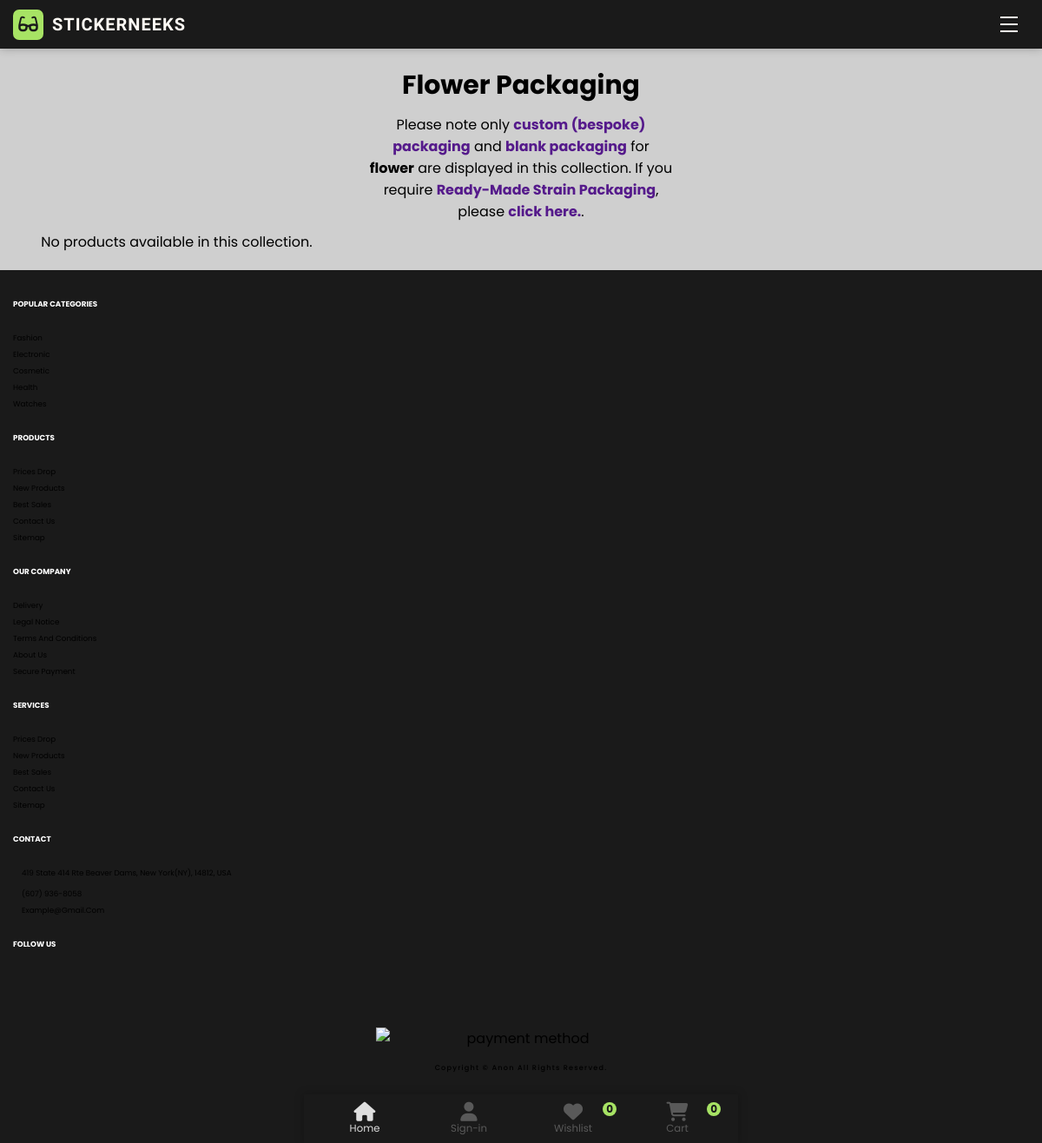
The page /collections/flower-packaging/ on the database as committed earlier.
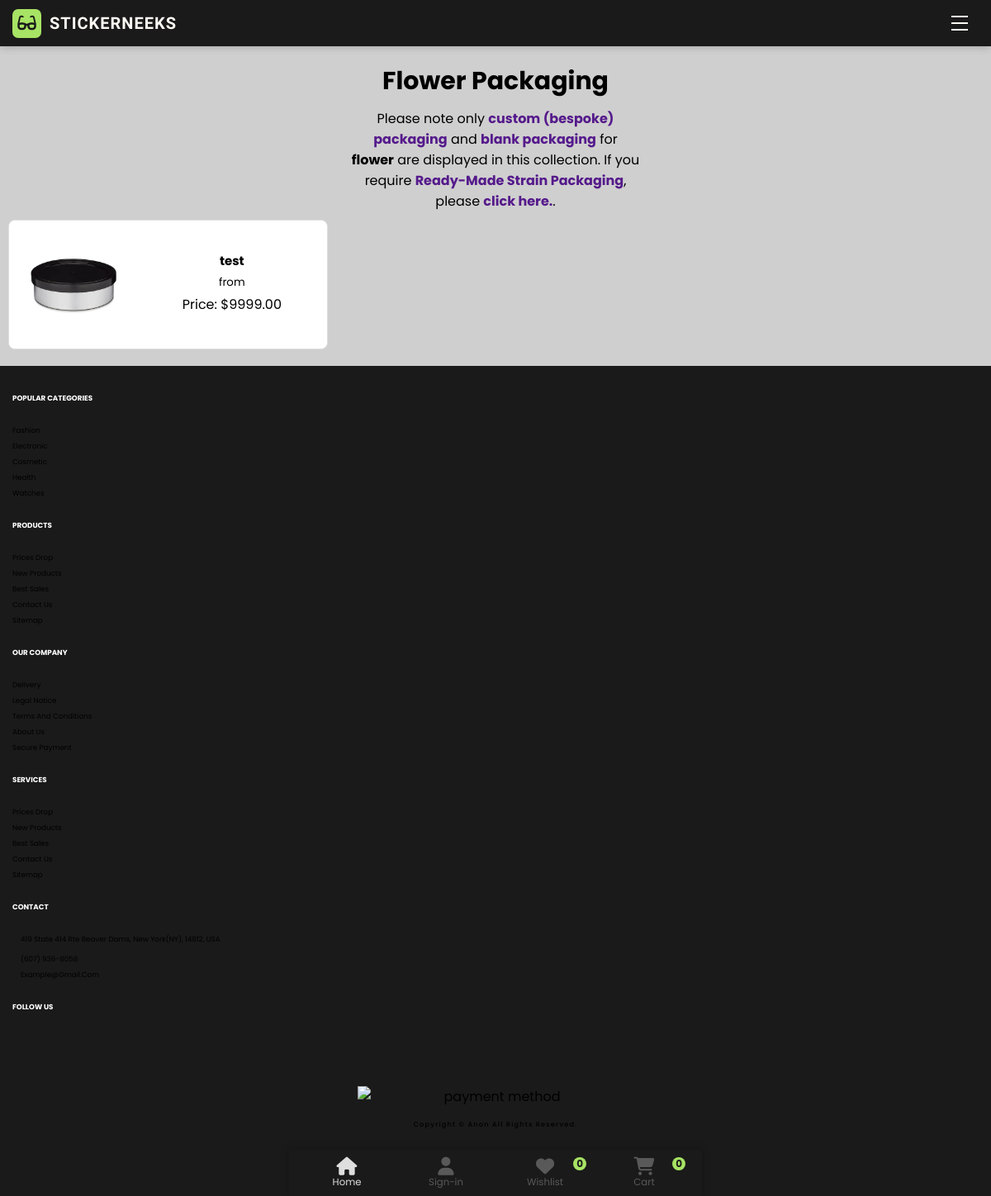
The same page on the database as committed later.
### store/models.py (models this page shows, shortened)
class Product(models.Model):
    name = models.CharField(max_length=100)
    price = models.DecimalField(default=0, decimal_places=2, max_digits=6)
    collection = models.ForeignKey(Collection, on_delete=models.CASCADE, related_name='collection_products', default=1)
    description = models.CharField(max_length=250, default='', blank=True, null=True)
    image = models.ImageField(upload_to='uploads/product/')
    is_sale = models.BooleanField(default=False)
    sale_price = models.DecimalField(default=0, decimal_places=2, max_digits=6)
    is_active = models.BooleanField(default=True)

### store/views.py (the view)
# urls.py: path('collections/<slug:slug>/', views.collection_detail, name='collection_detail'),  # Collection detail URL
def collection_detail(request, slug):
    collection = get_object_or_404(Collection, slug=slug)
    products = Product.objects.filter(collection=collection)
    context = {
        'collection': collection,
        'products': products,
    }
    return render(request, 'collection_detail.html', context)

### store/templates/collection_detail.html (shortened to what this page needs)
{% extends 'base.html' %} {% load static %} {% block content %}
<main>
	<div class="collection-title">
		<h1>{{ collection.name }}</h1>
	</div>
	<section class="collection-detail">
    <div class="collection-message" id="collection-message">
    </div>
    <div class="collection-product-grid">
        {% for product in products %}
        <div class="collection-product-card">
            <div class="collection-detail-product-image-wrapper">
            </div>
            <div class="collection-text">
                <h2>{{ product.name }}</h2>
                <small>from</small>
                <p>Price: ${{ product.price }}</p>
            </div>
        </div>
        {% empty %}
        <p>No products available in this collection.</p>
        {% endfor %}
    </div>
	</section>
</main>
{% endblock %}

Rows that differ between the two databases and show on the page:
added Product: name "test", price "9999.00"
Other text that changed with them:
text no longer shown: "No products available in this collection."
